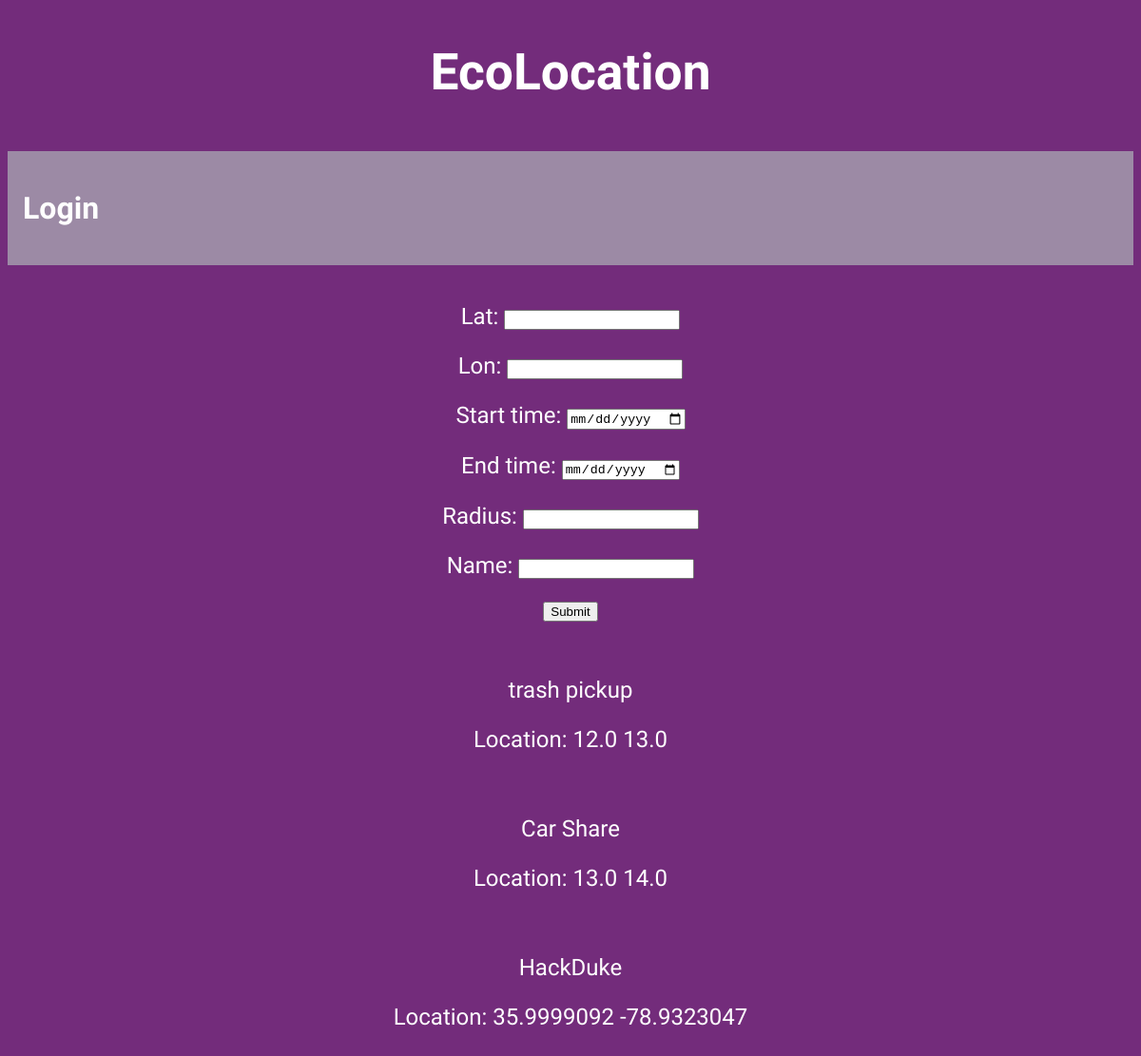
Before: /make_event with the older database file.
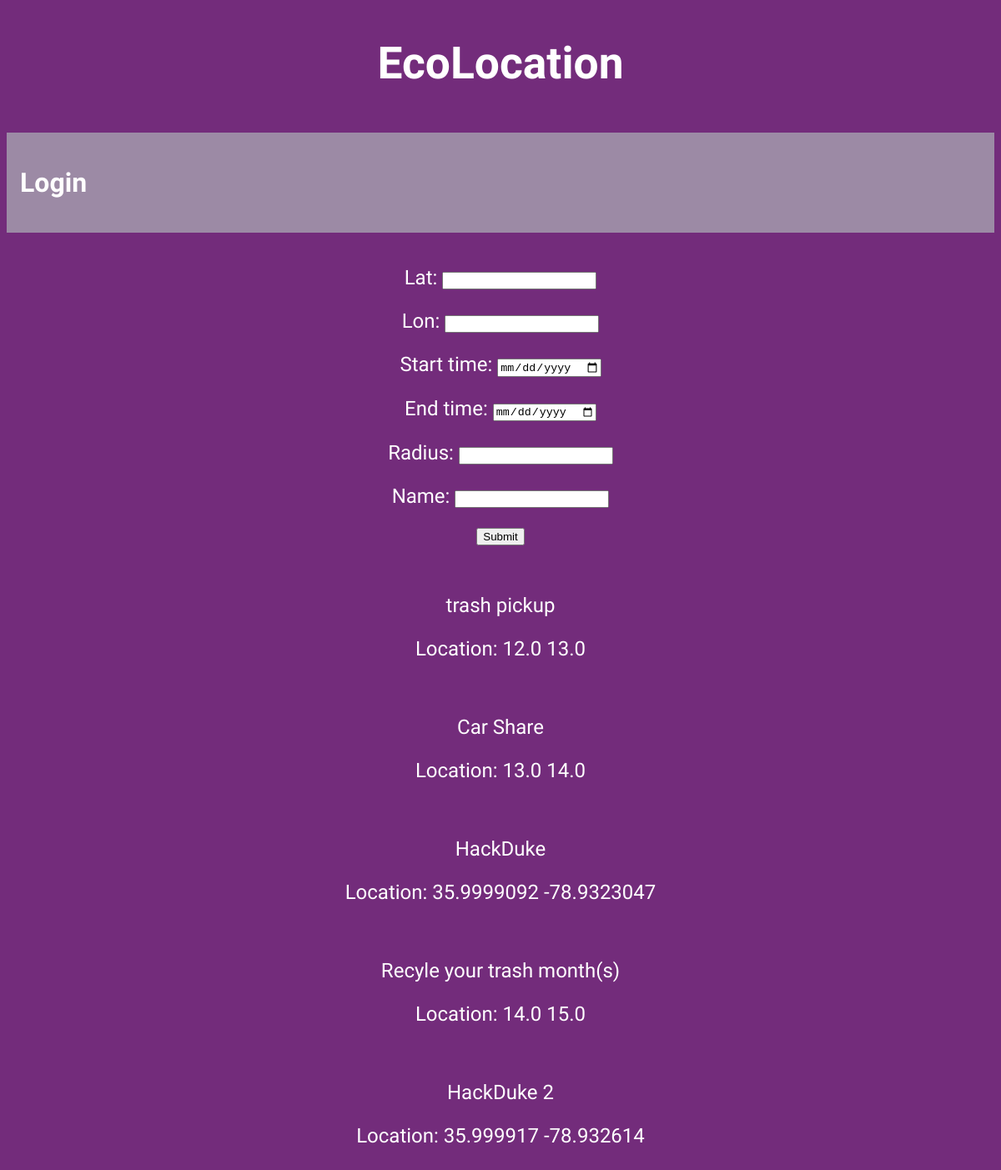
After: the same page with the newer database file.
### ecolocation/models.py (models this page shows, shortened)
class Event(models.Model):
    name = models.CharField(max_length=100)
    lat = models.FloatField()
    lon = models.FloatField()
    start_time = models.DateField()
    end_time = models.DateField()
    num_joined = models.IntegerField(default=0)
    radius = models.FloatField()  # Miles

### ecolocation/views.py (the view)
# urls.py: path('make_event', views.create_event, name='make_event'),
def create_event(request):
    g = Event.objects.all()
    context = {"event_table": EventForm, "all_events": g,}
    return render(request, 'events/make_event.html', context)

### templates/events/make_event.html (shortened to what this page needs)
{% extends "base.html" %}
{% block content %}
<form action="/make_event/" method="post">
  <table>
    {{ event_table.as_p }}
  </table>
  <input type="submit" value="Submit">
</form>
<br>
{% for m in all_events %}
<p>{{m.name}}</p>
<p>Location: {{m.lat}} {{m.lon}}</p>
{% endfor %}
{% endblock %}

Changed rows visible on the page:
added Event: name "Recyle your trash month(s)", lat "14.0", lon "15.0"
added Event: name "HackDuke 2", lat "35.999917", lon "-78.932614"
